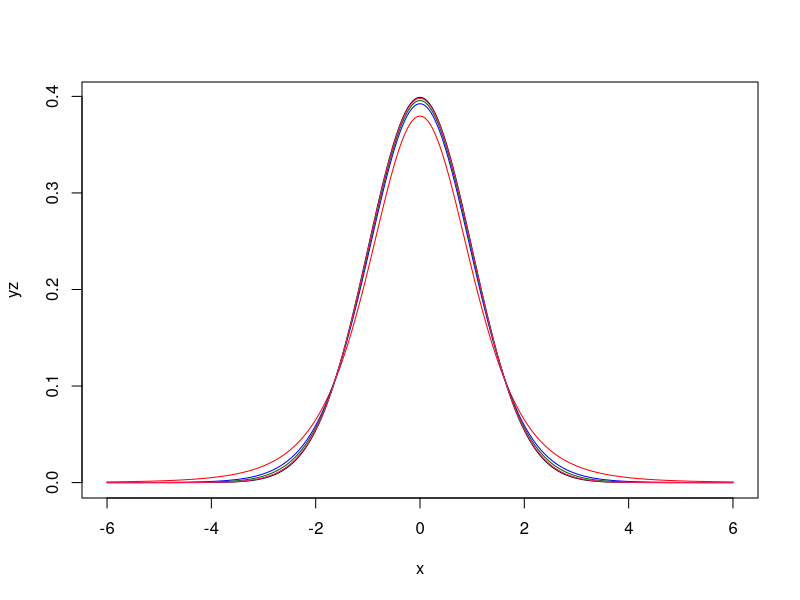

The R script that drew this image:
##Z and t distributions comparison simulation

#n=100, xbar=20, sigma=4 CI 95
#wirte a function that calculates CI
#df=n-1  n is the sample size

x=seq(-6,6, by=0.01)
y1=dt(x, df=5)   #sample size =6

y2=dt(x, df=15)   #n=16
y3=dt(x, df=30)   #n=31
y4=dt(x, df=99)  #n=100

yz=dnorm(x)

plot(x, yz, typ="l")
lines(x,y1, col="red")
lines(x,y2, col="blue")
lines(x,y3, col="darkgreen")
lines(x,y4, col="#FF1666")

#Examples z-test
#qnorm((1-p)/2)
qnorm(0.03)

##Examples 
xbar=25
s=8
n=10
qt(0.05, df=n-1, lower.tail = TRUE)   ##this gives the Pr(t<value)=0.975


#95%CI=[xbar-2.26*s/sqrt(10), xbar-2.26*s/sqrt(10)]


qnorm(0.001)    # for z-dist

qt(0.005, df=15, lower.tail = TRUE)   #for t-dist



